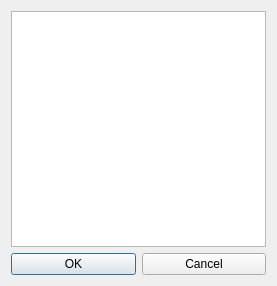
<?xml version="1.0" encoding="UTF-8"?>
<ui version="4.0">
 <class>CommentWindow</class>
 <widget class="QDialog" name="CommentWindow">
  <property name="geometry">
   <rect>
    <x>0</x>
    <y>0</y>
    <width>277</width>
    <height>286</height>
   </rect>
  </property>
  <property name="windowTitle">
   <string>Add comment</string>
  </property>
  <property name="locale">
   <locale language="English" country="UnitedStates"/>
  </property>
  <layout class="QVBoxLayout" name="verticalLayout">
   <item>
    <widget class="QPlainTextEdit" name="commentText"/>
   </item>
   <item>
    <layout class="QHBoxLayout" name="horizontalLayout">
     <property name="spacing">
      <number>6</number>
     </property>
     <property name="leftMargin">
      <number>0</number>
     </property>
     <property name="topMargin">
      <number>0</number>
     </property>
     <property name="rightMargin">
      <number>0</number>
     </property>
     <property name="bottomMargin">
      <number>0</number>
     </property>
     <item>
      <widget class="QPushButton" name="okButton">
       <property name="text">
        <string>OK</string>
       </property>
      </widget>
     </item>
     <item>
      <widget class="QPushButton" name="cancelButton">
       <property name="text">
        <string>Cancel</string>
       </property>
      </widget>
     </item>
    </layout>
   </item>
  </layout>
 </widget>
 <resources/>
 <connections>
  <connection>
   <sender>okButton</sender>
   <signal>clicked()</signal>
   <receiver>CommentWindow</receiver>
   <slot>accept()</slot>
   <hints>
    <hint type="sourcelabel">
     <x>351</x>
     <y>38</y>
    </hint>
    <hint type="destinationlabel">
     <x>233</x>
     <y>29</y>
    </hint>
   </hints>
  </connection>
  <connection>
   <sender>cancelButton</sender>
   <signal>clicked()</signal>
   <receiver>CommentWindow</receiver>
   <slot>reject()</slot>
   <hints>
    <hint type="sourcelabel">
     <x>330</x>
     <y>66</y>
    </hint>
    <hint type="destinationlabel">
     <x>197</x>
     <y>125</y>
    </hint>
   </hints>
  </connection>
 </connections>
</ui>
